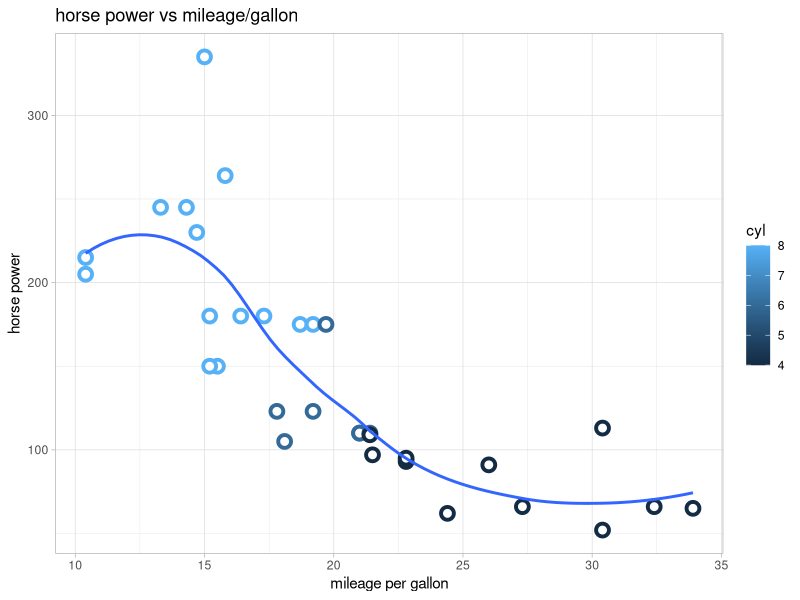
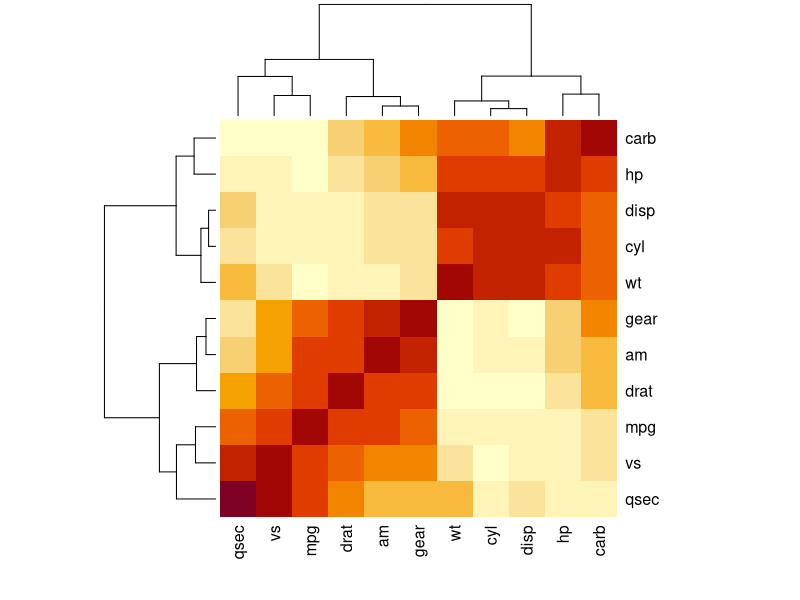

These figures' R source, in order:
#****************************************************************************#
#                         Covariance & Correlation                           #
#****************************************************************************#

library(tidyverse)
library(ggplot2)

real_estate <- as_tibble(mtcars)
View(mtcars)

# single value covariance and correlatio value
print(paste0("Covariance : ", round(cov(mtcars$mpg,mtcars$hp),2)))
print(paste0("Correlation : ", round(cor(mtcars$mpg,mtcars$hp),2)))


# cor.test for more statistical test
print(cor.test(mtcars$mpg,mtcars$hp))


# plot the relationship between the points
sp_mtcars <- ggplot(real_estate, aes(mpg, hp)) +
  geom_point(aes(color = cyl), shape = 21,
             fill = "white", size = 3, stroke = 2) +
  theme_light() +
  labs(x = "mileage per gallon",
       y = "horse power",
       title = "horse power vs mileage/gallon") +
  stat_smooth(se = FALSE)   #stat_density2d()
print(sp_mtcars)

# plot a heat map 
print(heatmap(as.matrix(cor(mtcars))))

